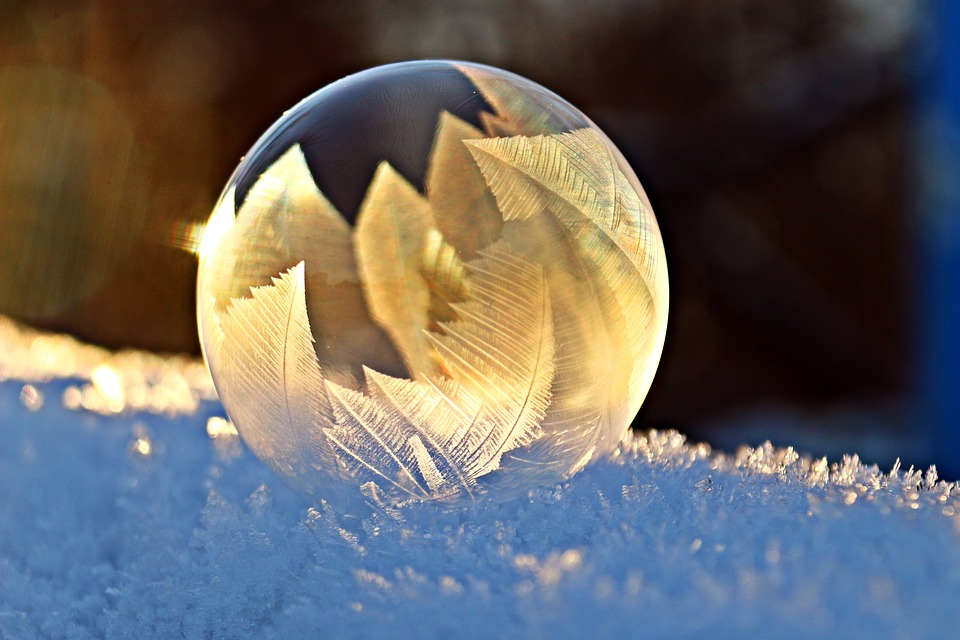
#> input picture workshop01/img0101.jpg, 960 x 640 px
$ python tut01.py
#> lines starting #> are read from the running program, lines starting #| are printed output that depends on the picture
import cv2

# Reads a image and stores it into a matrx
# all images are just 3D matrices (in python everything is stored as a numpy array)
mat = cv2.imread('img0101.jpg')
#> mat is the input picture: shape (640, 960, 3); mean B, G, R 97.4, 99.9, 102.8
# Creates a window called Test and displays the image
cv2.imshow('Test', mat)
# pauses the program until a key is pressed
cv2.waitKey(0);

# get the size
print(mat.shape)
#| (640, 960, 3)
cv2.waitKey(0);

# getting just the blue channel (images are stored in BGR format)
blues = mat[:,:,0];
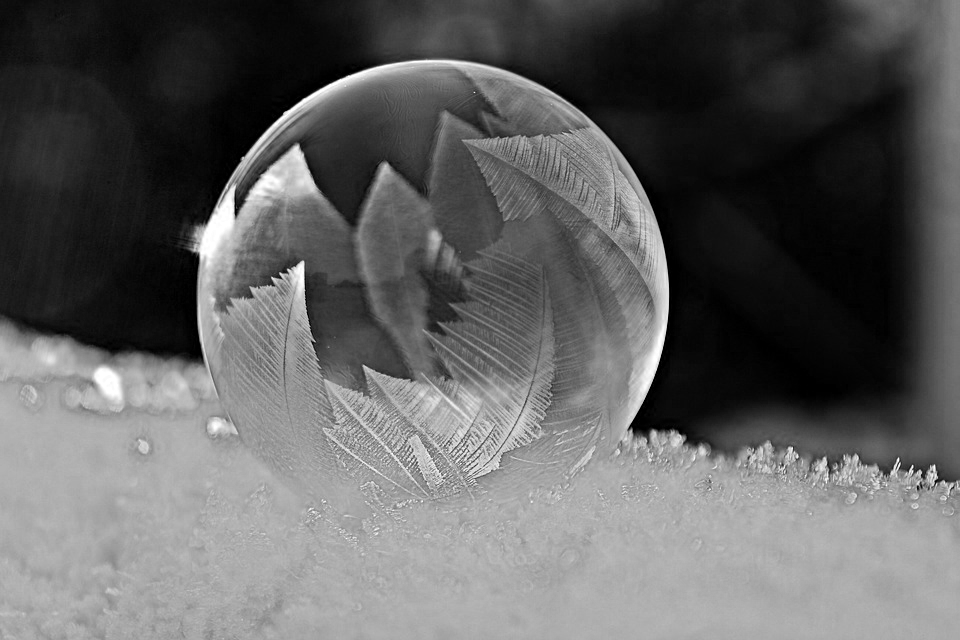
#> blues: shape (640, 960); min 0, max 255, mean 97.4
cv2.imshow('Test',blues);
cv2.waitKey(0);

$ run again, with workshop01/img0201.jpg copied over workshop01/img0101.jpg
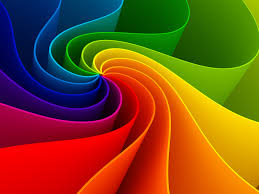
#> input picture workshop01/img0201.jpg, 259 x 194 px
#> mat is the input picture: shape (194, 259, 3); mean B, G, R 25.9, 75.1, 124.3
#| (194, 259, 3)
#> `blues = mat[:,:,0];`:
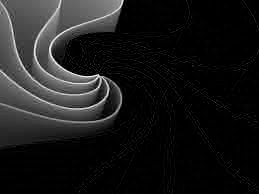
#> blues: shape (194, 259); min 0, max 255, mean 25.9

$ run again, with workshop01/img0301.jpg copied over workshop01/img0101.jpg
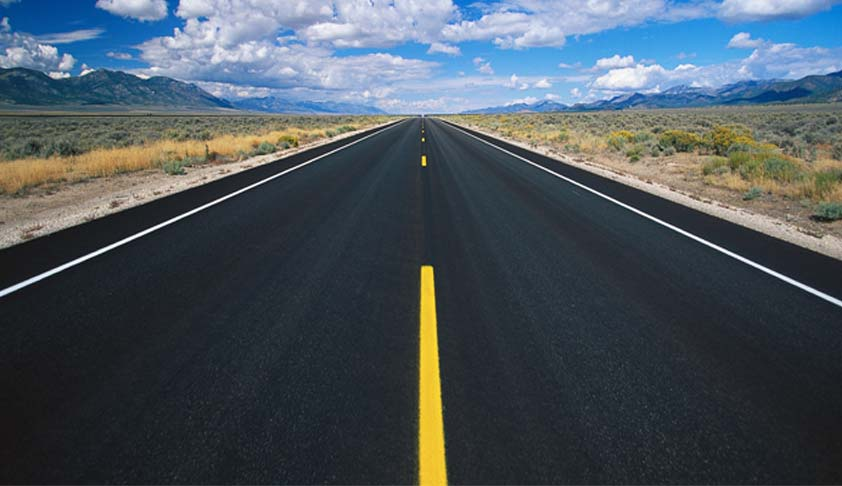
#> input picture workshop01/img0301.jpg, 842 x 486 px
#> mat is the input picture: shape (486, 842, 3); mean B, G, R 92.4, 84, 73.5
#| (486, 842, 3)
#> `blues = mat[:,:,0];`:
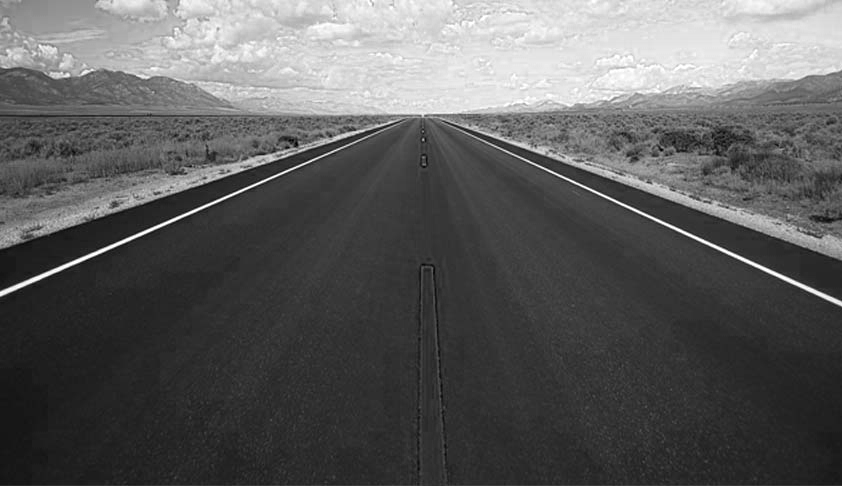
#> blues: shape (486, 842); min 0, max 255, mean 92.4
